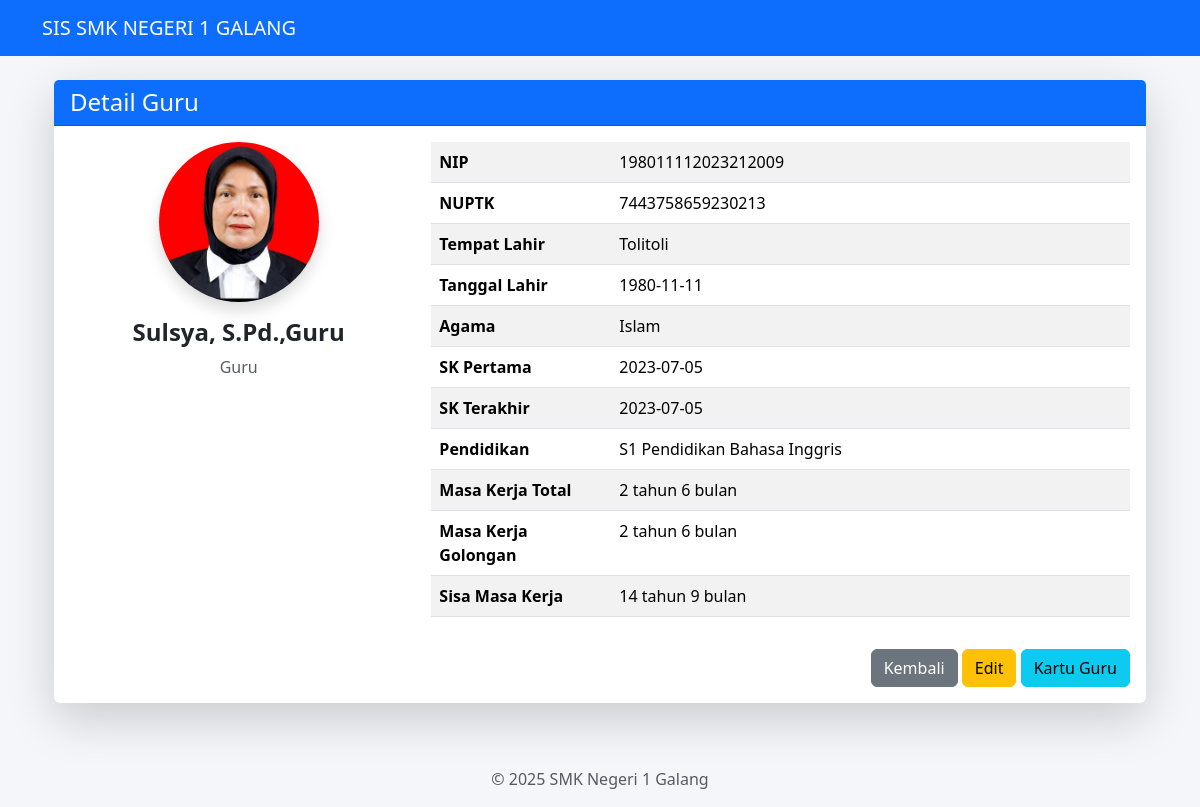
The app's page /guru/detail/2 with its own data.
### tables this page shows
CREATE TABLE guru (
                    id INTEGER PRIMARY KEY AUTOINCREMENT,
                    nama TEXT,
                    nip TEXT,
                    tempat_lahir TEXT,
                    tanggal_lahir TEXT,
                    agama TEXT,
                    jabatan TEXT,
                    nuptk TEXT,
                    sk_pertama TEXT,         -- Sumber tanggal
                    sk_terakhir TEXT,        -- Sumber tanggal
                    pendidikan TEXT,
                    mk_gol_tahun INTEGER,    -- Hasil perhitungan
                    mk_gol_bulan INTEGER,    -- Hasil perhitungan
                    mk_total_tahun INTEGER,  -- Hasil perhitungan
                    mk_total_bulan INTEGER,  -- Hasil perhitungan
                    sisa_mk_tahun INTEGER,   -- Hasil perhitungan
                    sisa_mk_bulan INTEGER,   -- Hasil perhitungan
                    foto TEXT
                );

### app.py (the view)
@bp.route("/detail/<int:id>")
def guru_detail(id):
    guru = query_db("SELECT * FROM guru WHERE id = ?", [id], one=True)
    if not guru:
        flash("Data guru tidak ditemukan.", "warning")
        return redirect(url_for("guru.guru_index"))
    masa_total_tahun, masa_total_bulan = hitung_selisih_tahun_bulan(guru["sk_pertama"])
    masa_golongan_tahun, masa_golongan_bulan = hitung_selisih_tahun_bulan(guru["sk_terakhir"])
    sisa_tahun, sisa_bulan = hitung_sisa_masa_kerja(guru["tanggal_lahir"])
    masa_total = (masa_total_tahun, masa_total_bulan)
    masa_golongan = (masa_golongan_tahun, masa_golongan_bulan)
    sisa = (sisa_tahun, sisa_bulan)
    guru_data = dict(guru)
    return render_template(
        "guru/detail.html",
        guru=guru_data,
        masa_total=masa_total,
        masa_golongan=masa_golongan,
        sisa=sisa
    )

### app.py (called while the page is built)
def hitung_selisih_tahun_bulan(tanggal_awal):
    if not tanggal_awal:
        return (0, 0)
    try:
        t_mulai = datetime.strptime(str(tanggal_awal), "%Y-%m-%d")
    except:
        return (0, 0)
    sekarang = datetime.today()
    r = relativedelta(sekarang, t_mulai)
    return (r.years, r.months)

def hitung_sisa_masa_kerja(tanggal_lahir):
    if not tanggal_lahir:
        return (0, 0)
    try:
        lahir = datetime.strptime(str(tanggal_lahir), "%Y-%m-%d")
    except:
        return (0, 0)
    pensiun = lahir.replace(year=lahir.year + 60)
    sekarang = datetime.today()
    if pensiun < sekarang:
        return (0, 0)
    r = relativedelta(pensiun, sekarang)
    return (r.years, r.months)

def get_db():
    conn = sqlite3.connect(DB_PATH, timeout=5)
    conn.row_factory = sqlite3.Row
    return conn

def query_db(query, args=(), one=False):
    conn = get_db()
    cur = conn.execute(query, args)
    rv = cur.fetchall()
    conn.commit()
    conn.close()
    return (rv[0] if rv else None) if one else rv

### templates/guru/detail.html (shortened to what this page needs)
{% extends "layout.html" %}
{% block content %}
<div class="container mt-4">
    <div class="card shadow-lg border-0">
        <div class="card-header bg-primary text-white">
            <h4 class="mb-0"> Detail Guru</h4>
        </div>
        <div class="card-body">
            <div class="row">
                <div class="col-md-4 text-center">
                    {% if guru.foto %}
                    <img src="{{ url_for('static', filename='uploads_guru/' ~ guru.foto) }}"
                         class="rounded-circle shadow"
                         style="width:160px; height:160px; object-fit:cover;">
                    {% else %}
                    <img src="{{ url_for('static', filename='noimage.png') }}"
                         class="rounded-circle shadow"
                         style="width:160px; height:160px; object-fit:cover;">
                    {% endif %}
                    <h4 class="mt-3 fw-bold">{{ guru.nama }}</h4>
                    <p class="text-muted">{{ guru.jabatan }}</p>
                </div>
                <div class="col-md-8">
                    <table class="table table-striped">
                        <tr><th width="180">NIP</th><td>{{ guru.nip }}</td></tr>
                        <tr><th>NUPTK</th><td>{{ guru.nuptk }}</td></tr>
                        <tr><th>Tempat Lahir</th><td>{{ guru.tempat_lahir }}</td></tr>
                        <tr><th>Tanggal Lahir</th><td>{{ guru.tanggal_lahir }}</td></tr>
                        <tr><th>Agama</th><td>{{ guru.agama }}</td></tr>
                        <tr><th>SK Pertama</th><td>{{ guru.sk_pertama }}</td></tr>
                        <tr><th>SK Terakhir</th><td>{{ guru.sk_terakhir }}</td></tr>
                        <tr><th>Pendidikan</th><td>{{ guru.pendidikan }}</td></tr>
                        <tr>
                            <th>Masa Kerja Total</th>
                            <td>{{ masa_total[0] }} tahun {{ masa_total[1] }} bulan</td>
                        </tr>
                        <tr>
                            <th>Masa Kerja Golongan</th>
                            <td>{{ masa_golongan[0] }} tahun {{ masa_golongan[1] }} bulan</td>
                        </tr>
                        <tr>
                            <th>Sisa Masa Kerja</th>
                            <td>{{ sisa[0] }} tahun {{ sisa[1] }} bulan</td>
                        </tr>
                    </table>
                </div>
            </div>
            <div class="mt-3 text-end">
                <a href="{{ url_for('guru.guru_index') }}" class="btn btn-secondary">
                     Kembali
                </a>
                <a href="{{ url_for('guru.guru_edit', id=guru.id) }}" class="btn btn-warning">
                     Edit
                </a>
                <a href="{{ url_for('guru.guru_kartu', id=guru.id) }}" class="btn btn-info">
                     Kartu Guru
                </a>
            </div>
        </div>
    </div>
</div>
{% endblock %}

### templates/layout.html (shortened to what this page needs)
<!DOCTYPE html>
<html lang="en">
<head>
    <link href="https://cdn.jsdelivr.net/npm/bootstrap@5.3.2/dist/css/bootstrap.min.css" rel="stylesheet">
</head>
<body style="background:#f4f6f9;">
<nav class="navbar navbar-expand-lg navbar-dark bg-primary mb-4">
    <div class="container">
        <a class="navbar-brand" href="/">SIS SMK NEGERI 1 GALANG</a>
    </div>
</nav>
<div class="container mb-5">
    {% block content %}{% endblock %}
</div>
<footer class="text-center p-3 text-muted">
    &copy; {{ 2025 }} SMK Negeri 1 Galang
</footer>
</body>
</html>

### records on screen
guru: foto (picture), nama "Sulsya, S.Pd.,Guru", jabatan "Guru", nip "198011112023212009", nuptk "7443758659230213", tempat_lahir "Tolitoli", tanggal_lahir "1980-11-11", agama "Islam", sk_pertama "2023-07-05", sk_terakhir "2023-07-05", pendidikan "S1 Pendidikan Bahasa Inggris"

### other values on screen
{{ masa_total[0] }} "2"
{{ masa_total[1] }} "6"
{{ masa_golongan[0] }} "2"
{{ masa_golongan[1] }} "6"
{{ sisa[0] }} "14"
{{ sisa[1] }} "9"
{{ 2025 }} "2025"
